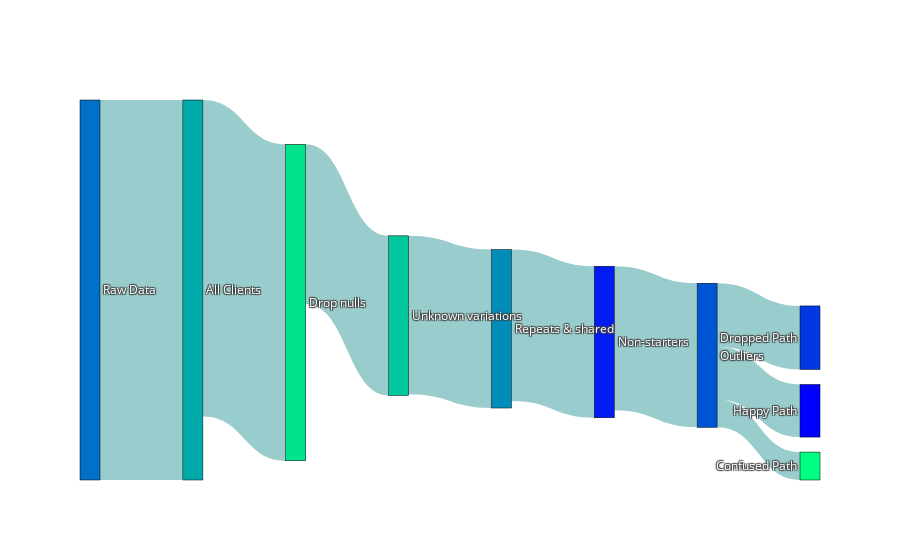

Notebook code cell kept with this figure:
### Code cell
import pandas as pd
import plotly.graph_objects as go
import matplotlib.pyplot as plt
import matplotlib.colors as mcolors
import numpy as np

# Create a DataFrame with the data
data = pd.DataFrame({
    'Source': ['Raw Data', 'All Clients', 'Drop nulls', 'Unknown variations', 'Repeats & shared', 'Non-starters', 'Outliers', 'Outliers', 'Outliers'],
    'Target': ['All Clients', 'Drop nulls', 'Unknown variations', 'Repeats & shared', 'Non-starters', 'Outliers', 'Happy Path', 'Confused Path', 'Dropped Path'],
    'Value': [120157, 100048, 50487, 50109, 47914, 45541, 16637, 8828, 20090]
})

# Create lists for the Sankey diagram
sources = data['Source'].tolist()
targets = data['Target'].tolist()
values = data['Value'].tolist()

# Create a list of unique labels for the nodes
all_nodes = list(set(sources + targets))
node_indices = {node: i for i, node in enumerate(all_nodes)}

# Map the source and target labels to their corresponding indices
source_indices = [node_indices[source] for source in sources]
target_indices = [node_indices[target] for target in targets]

# Define a gradient of teal colors using matplotlib
cmap = plt.get_cmap('winter')  # 'winter' colormap gives a teal-like gradient
gradient_colors = [mcolors.rgb2hex(cmap(i / (len(all_nodes) - 1))) for i in range(len(all_nodes))]

# Create the Sankey diagram with the teal gradient colors
fig = go.Figure(go.Sankey(
    node=dict(
        pad=15,
        thickness=20,
        line=dict(color="black", width=0.5),
        label=all_nodes,
        color=gradient_colors  # Assign gradient colors to nodes
    ),
    link=dict(
        source=source_indices,
        target=target_indices,
        value=values,
        color="rgba(0,128,128,0.4)",  # Semi-transparent teal color for links
        label=[f"{value}" for value in values],
        customdata=[f"{value}" for value in values],  # Use custom data to display value
        hovertemplate='Flow: %{value}'  # Show the value in hover text
    )
))

# Update the layout and display the diagram with a transparent background
fig.update_layout(
    title_text="Data Cleaning Process",
    font_size=12,
    paper_bgcolor='rgba(0,0,0,0)',
    plot_bgcolor='rgba(0,0,0,0)',
    title_font=dict(color="white"),  # Set title color to white for better contrast
    font_color="white"  # Set overall font color to white for labels
)

fig.show()

### Figure 1 — Plotly figure (JSON) as saved in the notebook; plotly's stock layout.template omitted (floating-point values rounded to 4 significant figures)
{"data": [{"link": {"color": "rgba(0,128,128,0.4)", "customdata": ["120157", "100048", "50487", "50109", "47914", "45541", "16637", "8828", "20090"], "hovertemplate": "Flow: %{value}", "label": ["120157", "100048", "50487", "50109", "47914", "45541", "16637", "8828", "20090"], "source": [4, 6, 8, 7, 5, 1, 3, 3, 3], "target": [6, 8, 7, 5, 1, 3, 0, 9, 2], "value": [120157, 100048, 50487, 50109, 47914, 45541, 16637, 8828, 20090]}, "node": {"color": ["#0000ff", "#001cf1", "#0038e3", "#0055d4", "#0071c6", "#008eb8", "#00aaaa", "#00c79c", "#00e38e", "#00ff80"], "label": ["Happy Path", "Non-starters", "Dropped Path", "Outliers", "Raw Data", "Repeats & shared", "All Clients", "Unknown variations", "Drop nulls", "Confused Path"], "line": {"color": "black", "width": 0.5}, "pad": 15, "thickness": 20}, "type": "sankey"}], "layout": {"font": {"color": "white", "size": 12}, "paper_bgcolor": "rgba(0,0,0,0)", "plot_bgcolor": "rgba(0,0,0,0)", "title": {"font": {"color": "white"}, "text": "Data Cleaning Process"}}}
